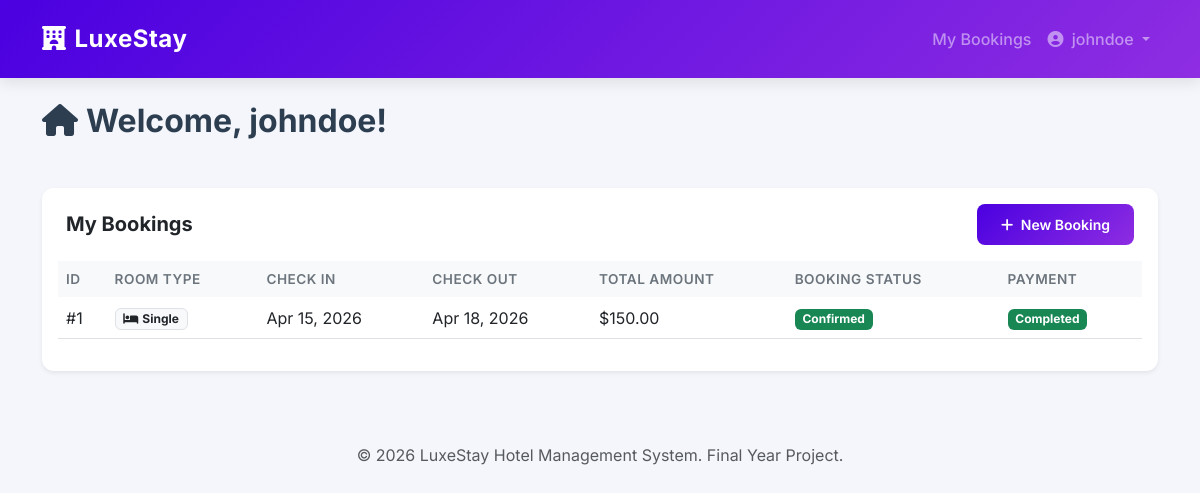
Screenshot of /customer/index.php (signed in) with the database file from the repository.
### tables this page shows
CREATE TABLE IF NOT EXISTS bookings (
    booking_id INT AUTO_INCREMENT PRIMARY KEY,
    user_id INT NOT NULL,
    room_id INT NOT NULL,
    check_in DATE NOT NULL,
    check_out DATE NOT NULL,
    total_amount DECIMAL(10, 2) NOT NULL,
    status ENUM('Pending', 'Confirmed', 'Cancelled', 'Completed') NOT NULL DEFAULT 'Pending',
    created_at TIMESTAMP DEFAULT CURRENT_TIMESTAMP,
    updated_at TIMESTAMP DEFAULT CURRENT_TIMESTAMP ON UPDATE CURRENT_TIMESTAMP,
    FOREIGN KEY (user_id) REFERENCES users(user_id),
    FOREIGN KEY (room_id) REFERENCES rooms(room_id)
);

CREATE TABLE IF NOT EXISTS rooms (
    room_id INT AUTO_INCREMENT PRIMARY KEY,
    room_type ENUM('Single', 'Deluxe', 'Suite') NOT NULL,
    price_per_night DECIMAL(10, 2) NOT NULL,
    status ENUM('Available', 'Occupied', 'Maintenance') NOT NULL DEFAULT 'Available',
    created_at TIMESTAMP DEFAULT CURRENT_TIMESTAMP,
    updated_at TIMESTAMP DEFAULT CURRENT_TIMESTAMP ON UPDATE CURRENT_TIMESTAMP
);

CREATE TABLE IF NOT EXISTS payments (
    payment_id INT AUTO_INCREMENT PRIMARY KEY,
    booking_id INT NOT NULL,
    amount DECIMAL(10, 2) NOT NULL,
    payment_method ENUM('Cash', 'Card', 'UPI') NOT NULL,
    payment_status ENUM('Pending', 'Completed', 'Failed', 'Refunded') NOT NULL DEFAULT 'Pending',
    created_at TIMESTAMP DEFAULT CURRENT_TIMESTAMP,
    updated_at TIMESTAMP DEFAULT CURRENT_TIMESTAMP ON UPDATE CURRENT_TIMESTAMP,
    FOREIGN KEY (booking_id) REFERENCES bookings(booking_id) ON DELETE CASCADE
);

### customer/index.php (the view, shortened to what this page needs)
<?php
require_once '../includes/db.php';
$user_id = $_SESSION['user_id'];
$stmt = $pdo->prepare("
    SELECT b.*, r.room_type, r.price_per_night, p.payment_status
    FROM bookings b
    JOIN rooms r ON b.room_id = r.room_id
    LEFT JOIN payments p ON b.booking_id = p.booking_id
    WHERE b.user_id = ?
    ORDER BY b.created_at DESC
");
$stmt->execute([$user_id]);
$bookings = $stmt->fetchAll();
?>
<?php include '../includes/header.php'; ?>
<div class="row mb-4">
    <div class="col-md-12 text-center text-md-start">
        <h2 class="page-title"><i class="fa-solid fa-home me-2"></i>Welcome, <?= htmlspecialchars($_SESSION['username']) ?>!</h2>
    </div>
</div>
<div class="card mb-4 border-0 shadow-sm">
    <div class="card-header bg-white pb-0 border-0 pt-3 text-end d-flex justify-content-between align-items-center">
        <h5 class="mb-0 fw-bold">My Bookings</h5>
        <a href="book.php" class="btn btn-primary btn-sm"><i class="fa-solid fa-plus me-1"></i> New Booking</a>
    </div>
    <div class="card-body">
        <?php if (count($bookings) > 0): ?>
            <div class="table-responsive">
                <table class="table table-hover">
                    <thead>
                        <tr>
                            <th>ID</th>
                            <th>Room Type</th>
                            <th>Check In</th>
                            <th>Check Out</th>
                            <th>Total Amount</th>
                            <th>Booking Status</th>
                            <th>Payment</th>
                        </tr>
                    </thead>
                    <tbody>
                        <?php foreach($bookings as $b): ?>
                            <tr>
                                <td>#<?= $b['booking_id'] ?></td>
                                <td><span class="badge bg-light text-dark border"><i class="fa-solid fa-bed me-1"></i><?= $b['room_type'] ?></span></td>
                                <td><?= date('M d, Y', strtotime($b['check_in'])) ?></td>
                                <td><?= date('M d, Y', strtotime($b['check_out'])) ?></td>
                                <td>$<?= number_format($b['total_amount'], 2) ?></td>
                                <td>
                                    <?php
                                        $bClass = $b['status'] == 'Confirmed' ? 'success' : ($b['status'] == 'Pending' ? 'warning' : 'danger');
                                        echo "<span class='badge bg-{$bClass}'>{$b['status']}</span>";
                                    ?>
                                </td>
                                <td>
                                    <?php if ($b['payment_status']): ?>
                                        <?php
                                            $pClass = $b['payment_status'] == 'Completed' ? 'success' : 'secondary';
                                            echo "<span class='badge bg-{$pClass}'>{$b['payment_status']}</span>";
                                        ?>
                                    <?php else: ?>
                                        <span class="badge bg-light text-dark">Unpaid</span>
                                    <?php endif; ?>
                                </td>
                            </tr>
                        <?php endforeach; ?>
                    </tbody>
                </table>
            </div>
        <?php endif; ?>
    </div>
</div>
<?php include '../includes/footer.php'; ?>

### assets/css/style.css (style rules this page uses)
:root { --primary-color: #4A00E0; --secondary-color: #8E2DE2; --bg-light: #f4f6fb; --text-dark: #2c3e50; --text-muted: #6c757d; --white: #ffffff; --border-radius: 12px; --box-shadow: 0 10px 30px rgba(0, 0, 0, 0.08); }
body { background-color: var(--bg-light); font-family: 'Inter', sans-serif; color: var(--text-dark); }
.card { border: none; border-radius: var(--border-radius); box-shadow: var(--box-shadow); transition: transform 0.3s ease, box-shadow 0.3s ease; background: var(--white); overflow: hidden; }
.card-header { background-color: var(--white); border-bottom: 1px solid rgba(0,0,0,0.05); font-weight: 600; padding: 1.25rem 1.5rem; }
.btn-primary { background: linear-gradient(135deg, var(--primary-color), var(--secondary-color)); border: none; border-radius: 8px; padding: 0.6rem 1.5rem; font-weight: 600; transition: opacity 0.3s; }
.page-title { font-weight: 700; color: var(--text-dark); margin-bottom: 1.5rem; }
.table { vertical-align: middle; }
.table thead th { border-bottom: none; background-color: #f8f9fa; color: var(--text-muted); font-weight: 600; text-transform: uppercase; font-size: 0.85rem; letter-spacing: 0.5px; }

### rows the page displays
bookings: booking_id "1", room.room_type "Single", check_in "Apr 15, 2026", check_out "Apr 18, 2026", total_amount "150.00", status "Confirmed", payments.payment_status "Completed"

### other values shown
$_SESSION['username'] "johndoe"
